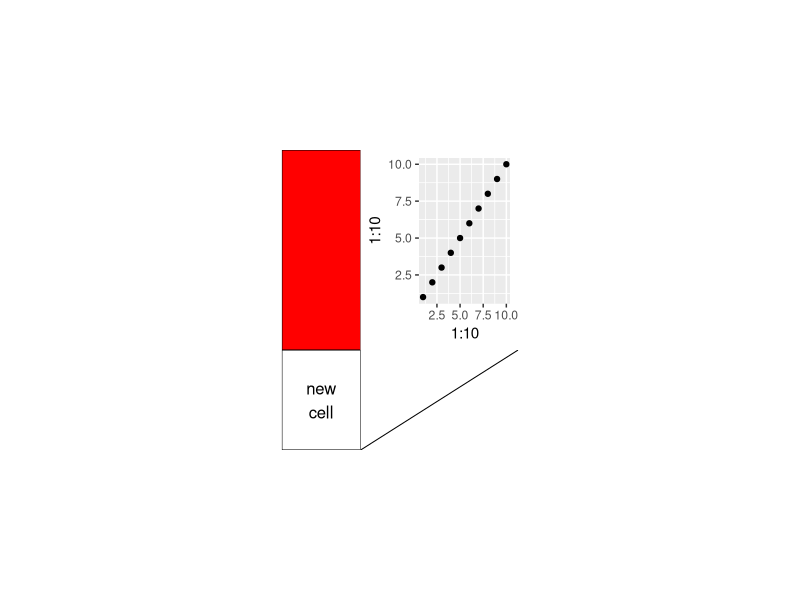
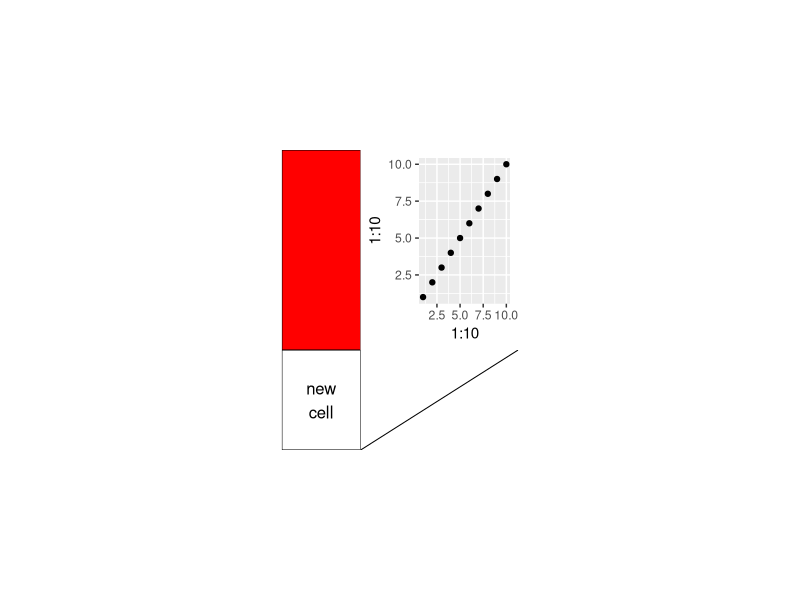
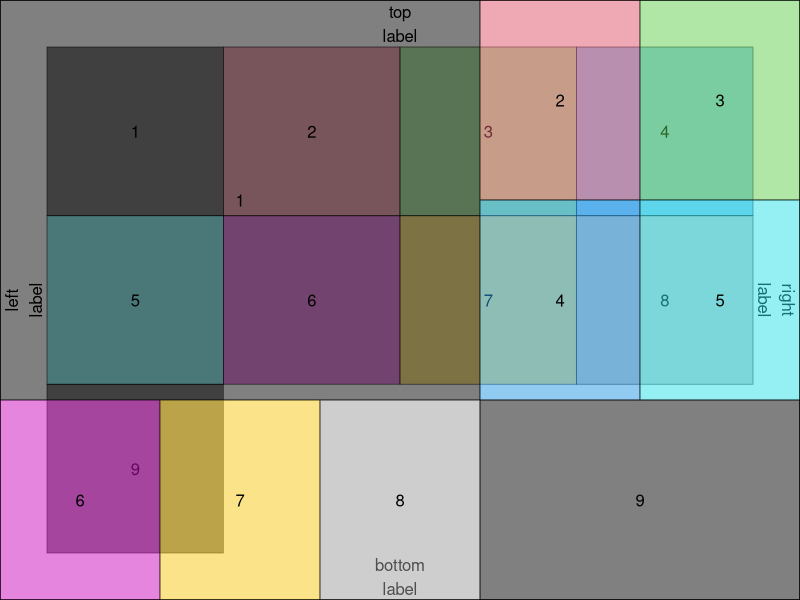

These charts were generated, in order, by the following R code:
## ---- chunk 1
require(knitr)
opts_chunk$set(fig.width=3,fig.height=3, tidy=FALSE, cache=FALSE, fig.path='gtable/')
require(gridExtra)
require(grid)
require(gtable)
require(ggplot2)
## ---- chunk 2
a <- rectGrob(gp = gpar(fill = "red"))
b <- grobTree(rectGrob(), textGrob("new\ncell"))
c <- ggplotGrob(qplot(1:10,1:10))
d <- linesGrob()
mat <- matrix(list(a, b, c, d), nrow = 2)
g <- gtable_matrix(name = "demo", grobs = mat, 
                   widths = unit(c(2, 4), "cm"), 
                   heights = unit(c(2, 5), c("in", "lines")))
g
## ---- chunk 3
plot(g)
grid.newpage()
grid.draw(g)
## ---- chunk 4
dummy_grob <- function(id)  {
  grobTree(rectGrob(gp=gpar(fill=id, alpha=0.5)), textGrob(id))
}
gs <- lapply(1:9, dummy_grob)
grid.arrange(ncol=4, grobs=gs, 
               top="top\nlabel", bottom="bottom\nlabel", 
               left="left\nlabel", right="right\nlabel")
grid.rect(gp=gpar(fill=NA))
## ---- chunk 5

gt <- arrangeGrob(grobs=gs, layout_matrix=rbind(c(1,1,1,2,3),
                                           c(1,1,1,4,5),
                                           c(6,7,8,9,9)))
grid.draw(gt)
grid.rect(gp=gpar(fill=NA))
## ---- chunk 6
print(g)
names(g)
## ---- chunk 7
length(g); nrow(g); ncol(g)
## ---- chunk 8
length(g$grobs)
## ---- chunk 9
g$layout
## ---- chunk 10
g$widths; g$heights
